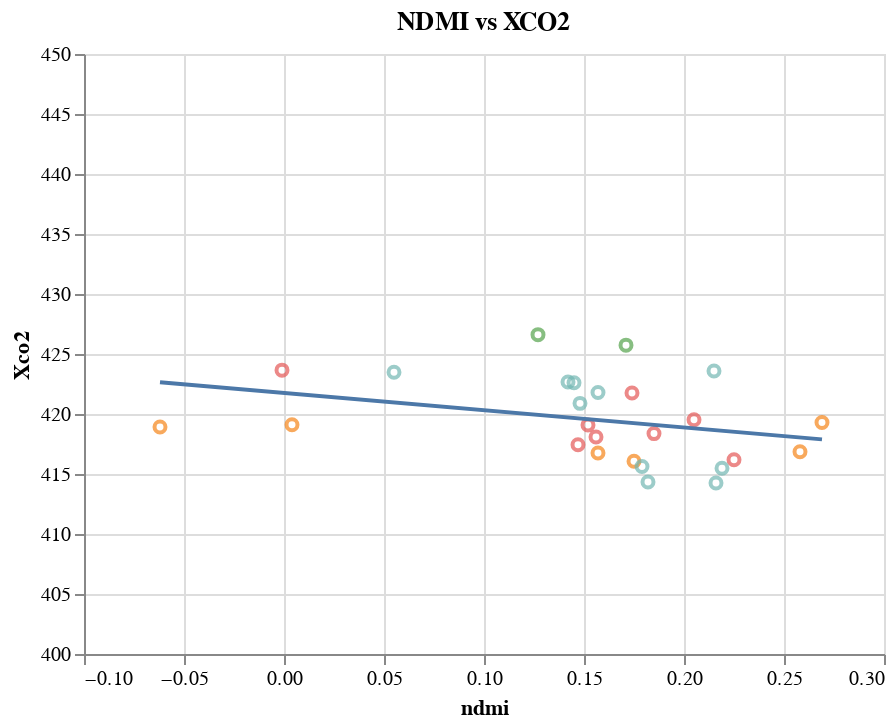

The notebook cell saved with this chart:
### Code cell
# prompt: Plot Xco2 vs ndvi  and add a regression line to it

import altair as alt

# Define the data frame
df = final_merge

# Create the chart
chart = alt.Chart(df).mark_point().encode(
    x = 'ndmi:Q' ,
    y = alt.X('Xco2:Q', title = 'Xco2', scale=alt.Scale(domain=[400, 450])),
    color = alt.Color('Year:N', legend=None)
).properties(title='NDMI vs XCO2')

# Add a regression line
regression_line = chart.transform_regression('ndmi', 'Xco2').mark_line(color='red')

# Combine the chart and the regression line
final_chart = chart + regression_line

# Display the chart
final_chart

### Figure 1 — Vega-Lite specification as saved in the notebook (floating-point values rounded to 4 significant figures)
{"config": {"view": {"continuousWidth": 400, "continuousHeight": 300}}, "layer": [{"mark": "point", "encoding": {"color": {"field": "Year", "legend": null, "type": "nominal"}, "x": {"field": "ndmi", "type": "quantitative"}, "y": {"field": "Xco2", "scale": {"domain": [400, 450]}, "title": "Xco2", "type": "quantitative"}}, "title": "NDMI vs XCO2"}, {"mark": {"type": "line", "color": "red"}, "encoding": {"color": {"field": "Year", "legend": null, "type": "nominal"}, "x": {"field": "ndmi", "type": "quantitative"}, "y": {"field": "Xco2", "scale": {"domain": [400, 450]}, "title": "Xco2", "type": "quantitative"}}, "title": "NDMI vs XCO2", "transform": [{"on": "ndmi", "regression": "Xco2"}]}], "data": {"name": "data-7cb12f3b71cb5561a2d00f420831d28d"}, "$schema": "https://vega.github.io/schema/vega-lite/v4.17.0.json", "datasets": {"data-7cb12f3b71cb5561a2d00f420831d28d": [{"date": "2021-02-15T00:00:00", "ndvi": 0.231, "Latitude": 36.89, "Longitude": 120.9, "Xco2": 419.1, "Year": 2021, "Month": 2, "Day": 15, "gndvi": -0.033, "ndmi": 0.004}, {"date": "2021-06-05T00:00:00", "ndvi": -0.05, "Latitude": 36.12, "Longitude": 118.2, "Xco2": 416.7, "Year": 2021, "Month": 6, "Day": 5, "gndvi": 0.289, "ndmi": 0.157}, {"date": "2021-07-25T00:00:00", "ndvi": -0.089, "Latitude": 37.75, "Longitude": 120.7, "Xco2": 416.1, "Year": 2021, "Month": 7, "Day": 25, "gndvi": 0.23, "ndmi": 0.175}, {"date": "2021-11-12T00:00:00", "ndvi": 0.0, "Latitude": 36.52, "Longitude": 118.1, "Xco2": 416.9, "Year": 2021, "Month": 11, "Day": 12, "gndvi": 0.299, "ndmi": 0.258}, {"date": "2021-12-02T00:00:00", "ndvi": -0.016, "Latitude": 36.51, "Longitude": 120.0, "Xco2": 419.3, "Year": 2021, "Month": 12, "Day": 2, "gndvi": 0.258, "ndmi": 0.269}, {"date": "2021-12-07T00:00:00", "ndvi": 0.131, "Latitude": 36.77, "Longitude": 119.5, "Xco2": 418.9, "Year": 2021, "Month": 12, "Day": 7, "gndvi": -0.092, "ndmi": -0.062}, {"date": "2022-01-01T00:00:00", "ndvi": 0.04, "Latitude": 37.17, "Longitude": 120.9, "Xco2": 419.5, "Year": 2022, "Month": 1, "Day": 1, "gndvi": 0.253, "ndmi": 0.205}, {"date": "2022-04-16T00:00:00", "ndvi": 0.335, "Latitude": 37.87, "Longitude": 119.9, "Xco2": 423.7, "Year": 2022, "Month": 4, "Day": 16, "gndvi": -0.01, "ndmi": -0.001}, {"date": "2022-05-16T00:00:00", "ndvi": 0.015, "Latitude": 37.04, "Longitude": 119.5, "Xco2": 421.8, "Year": 2022, "Month": 5, "Day": 16, "gndvi": 0.212, "ndmi": 0.174}, {"date": "2022-09-23T00:00:00", "ndvi": 0.027, "Latitude": 36.56, "Longitude": 119.7, "Xco2": 416.2, "Year": 2022, "Month": 9, "Day": 23, "gndvi": 0.234, "ndmi": 0.225}, {"date": "2022-09-28T00:00:00", "ndvi": -0.012, "Latitude": 36.56, "Longitude": 118.0, "Xco2": 417.4, "Year": 2022, "Month": 9, "Day": 28, "gndvi": 0.228, "ndmi": 0.147}, {"date": "2022-10-18T00:00:00", "ndvi": 0.037, "Latitude": 37.61, "Longitude": 120.1, "Xco2": 419.1, "Year": 2022, "Month": 10, "Day": 18, "gndvi": 0.151, "ndmi": 0.152}, {"date": "2022-10-23T00:00:00", "ndvi": -0.015, "Latitude": 36.3, "Longitude": 119.6, "Xco2": 418.1, "Year": 2022, "Month": 10, "Day": 23, "gndvi": 0.246, "ndmi": 0.156}, {"date": "2022-11-17T00:00:00", "ndvi": 0.032, "Latitude": 37.38, "Longitude": 121.0, "Xco2": 418.4, "Year": 2022, "Month": 11, "Day": 17, "gndvi": 0.2, "ndmi": 0.185}, {"date": "2023-02-05T00:00:00", "ndvi": 0.073, "Latitude": 36.02, "Longitude": 118.2, "Xco2": 422.7, "Year": 2023, "Month": 2, "Day": 5, "gndvi": 0.139, "ndmi": 0.142}, {"date": "2023-03-02T00:00:00", "ndvi": 0.024, "Latitude": 36.75, "Longitude": 119.8, "Xco2": 422.6, "Year": 2023, "Month": 3, "Day": 2, "gndvi": 0.17, "ndmi": 0.145}, {"date": "2023-03-07T00:00:00", "ndvi": 0.005, "Latitude": 36.51, "Longitude": 118.0, "Xco2": 423.5, "Year": 2023, "Month": 3, "Day": 7, "gndvi": 0.077, "ndmi": 0.055}, {"date": "2023-04-01T00:00:00", "ndvi": 0.011, "Latitude": 36.04, "Longitude": 119.7, "Xco2": 421.8, "Year": 2023, "Month": 4, "Day": 1, "gndvi": 0.193, "ndmi": 0.157}, {"date": "2023-04-26T00:00:00", "ndvi": 0.005, "Latitude": 37.65, "Longitude": 120.8, "Xco2": 423.6, "Year": 2023, "Month": 4, "Day": 26, "gndvi": 0.246, "ndmi": 0.215}, {"date": "2023-06-20T00:00:00", "ndvi": -0.082, "Latitude": 36.12, "Longitude": 118.0, "Xco2": 420.9, "Year": 2023, "Month": 6, "Day": 20, "gndvi": 0.175, "ndmi": 0.148}, {"date": "2023-07-15T00:00:00", "ndvi": -0.011, "Latitude": 37.9, "Longitude": 118.9, "Xco2": 415.5, "Year": 2023, "Month": 7, "Day": 15, "gndvi": 0.269, "ndmi": 0.219}, {"date": "2023-08-09T00:00:00", "ndvi": -0.018, "Latitude": 37.58, "Longitude": 120.4, "Xco2": 414.3, "Year": 2023, "Month": 8, "Day": 9, "gndvi": 0.216, "ndmi": 0.182}, {"date": "2023-08-14T00:00:00", "ndvi": -0.02, "Latitude": 36.17, "Longitude": 118.2, "Xco2": 414.3, "Year": 2023, "Month": 8, "Day": 14, "gndvi": 0.201, "ndmi": 0.216}, {"date": "2023-09-08T00:00:00", "ndvi": -0.01, "Latitude": 36.22, "Longitude": 119.6, "Xco2": 415.6, "Year": 2023, "Month": 9, "Day": 8, "gndvi": 0.225, "ndmi": 0.179}, {"date": "2024-02-10T00:00:00", "ndvi": 0.017, "Latitude": 37.26, "Longitude": 120.8, "Xco2": 425.7, "Year": 2024, "Month": 2, "Day": 10, "gndvi": 0.183, "ndmi": 0.171}, {"date": "2024-02-15T00:00:00", "ndvi": -0.005, "Latitude": 36.9, "Longitude": 119.4, "Xco2": 426.6, "Year": 2024, "Month": 2, "Day": 15, "gndvi": 0.132, "ndmi": 0.127}]}}
